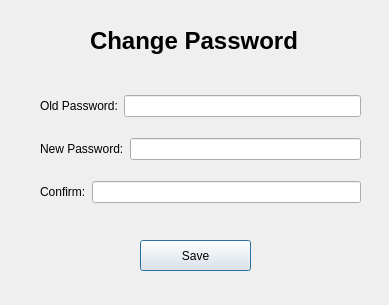
<?xml version="1.0" encoding="UTF-8"?>
<ui version="4.0">
 <class>ChangePassword</class>
 <widget class="QDialog" name="ChangePassword">
  <property name="geometry">
   <rect>
    <x>0</x>
    <y>0</y>
    <width>389</width>
    <height>305</height>
   </rect>
  </property>
  <property name="windowTitle">
   <string>Change Password</string>
  </property>
  <widget class="QLabel" name="label_title">
   <property name="geometry">
    <rect>
     <x>90</x>
     <y>20</y>
     <width>221</width>
     <height>41</height>
    </rect>
   </property>
   <property name="styleSheet">
    <string notr="true">font-size: 18pt; font-weight: bold;</string>
   </property>
   <property name="text">
    <string>Change Password</string>
   </property>
  </widget>
  <widget class="QWidget" name="layoutWidget">
   <property name="geometry">
    <rect>
     <x>40</x>
     <y>80</y>
     <width>321</width>
     <height>141</height>
    </rect>
   </property>
   <layout class="QVBoxLayout" name="verticalLayout">
    <item>
     <layout class="QHBoxLayout" name="horizontalLayout">
      <item>
       <widget class="QLabel" name="label">
        <property name="text">
         <string>Old Password:</string>
        </property>
       </widget>
      </item>
      <item>
       <widget class="QLineEdit" name="lineEdit_old">
        <property name="echoMode">
         <enum>QLineEdit::EchoMode::Password</enum>
        </property>
       </widget>
      </item>
     </layout>
    </item>
    <item>
     <layout class="QHBoxLayout" name="horizontalLayout_2">
      <item>
       <widget class="QLabel" name="label_2">
        <property name="text">
         <string>New Password:</string>
        </property>
       </widget>
      </item>
      <item>
       <widget class="QLineEdit" name="lineEdit_new">
        <property name="echoMode">
         <enum>QLineEdit::EchoMode::Password</enum>
        </property>
       </widget>
      </item>
     </layout>
    </item>
    <item>
     <layout class="QHBoxLayout" name="horizontalLayout_3">
      <item>
       <widget class="QLabel" name="label_3">
        <property name="text">
         <string>Confirm:</string>
        </property>
       </widget>
      </item>
      <item>
       <widget class="QLineEdit" name="lineEdit_confirm">
        <property name="echoMode">
         <enum>QLineEdit::EchoMode::Password</enum>
        </property>
       </widget>
      </item>
     </layout>
    </item>
   </layout>
  </widget>
  <widget class="QPushButton" name="btn_save">
   <property name="geometry">
    <rect>
     <x>140</x>
     <y>240</y>
     <width>111</width>
     <height>31</height>
    </rect>
   </property>
   <property name="text">
    <string>Save</string>
   </property>
  </widget>
 </widget>
 <resources/>
 <connections/>
</ui>
